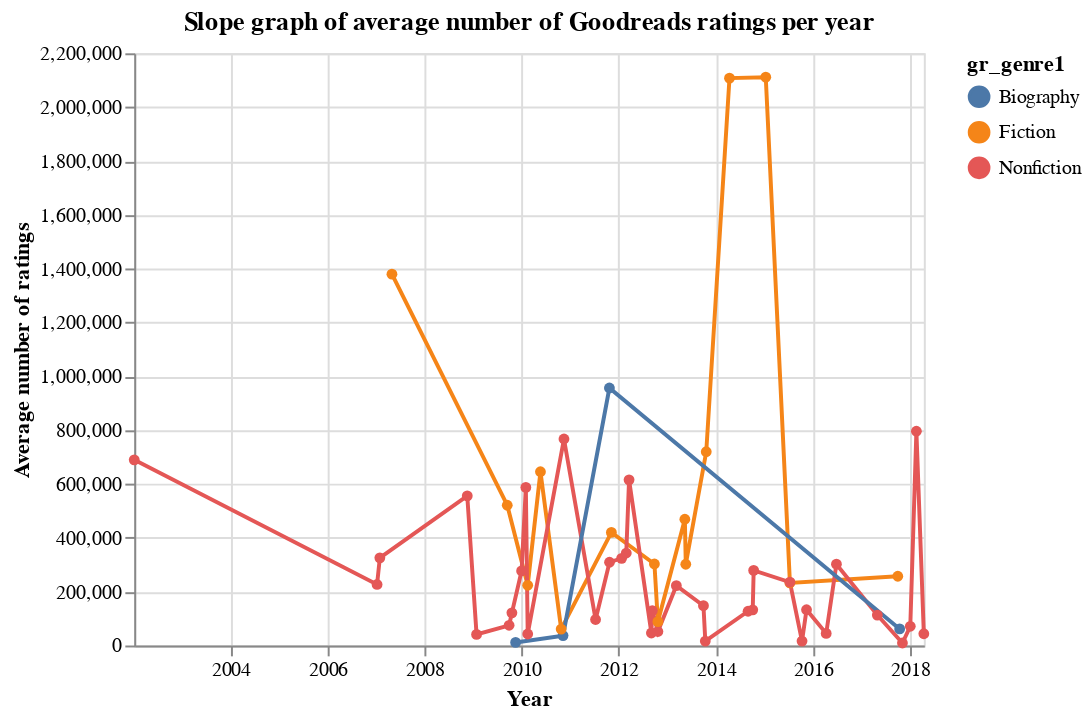

The cell this chart's notebook holds for it:
### Code cell
click = alt.selection_multi(
    fields = ["gr_genre1"], bind = "legend")

slope_graph_gd =  alt.Chart(final, 
    title = "Slope graph of average number of Goodreads ratings per year"
    ).mark_line(opacity=0.5, point=True).add_selection(click).encode(
    alt.X('goodreads_publish_date:T', title = "Year"),
    alt.Y('mean(goodreads_num_ratings):Q', title = "Average number of ratings"),
    alt.Color('gr_genre1:N'),
    alt.Tooltip('gr_genre1:N'), 
    opacity = alt.condition(click, alt.value(1.0), alt.value(0.2))
).properties(
    width={"step": 100} # adjust the step parameter
).transform_filter(
    (datum.gr_genre1 == "Nonfiction") | (datum.gr_genre1 == "Fiction") | (datum.gr_genre1 == "Audiobook") | (datum.gr_genre1 == "Adult") | (datum.gr_genre1 == "Biography")
)
slope_graph_gd

### Figure 1 — Vega-Lite specification as saved in the notebook (floating-point values rounded to 4 significant figures; data arrays with more than 128 entries replaced by an {"elided": "..."} marker saying what was removed)
{"config": {"view": {"continuousWidth": 400, "continuousHeight": 300}}, "data": {"name": "data-32430c9fc5daefd27cebb5637feb4e19"}, "mark": {"type": "line", "opacity": 0.5, "point": true}, "encoding": {"color": {"field": "gr_genre1", "type": "nominal"}, "opacity": {"condition": {"value": 1.0, "selection": "selector023"}, "value": 0.2}, "tooltip": {"field": "gr_genre1", "type": "nominal"}, "x": {"field": "goodreads_publish_date", "title": "Year", "type": "temporal"}, "y": {"aggregate": "mean", "field": "goodreads_num_ratings", "title": "Average number of ratings", "type": "quantitative"}}, "selection": {"selector023": {"type": "multi", "fields": ["gr_genre1"], "bind": "legend"}}, "title": "Slope graph of average number of Goodreads ratings per year", "transform": [{"filter": "(((((datum.gr_genre1 === 'Nonfiction') || (datum.gr_genre1 === 'Fiction')) || (datum.gr_genre1 === 'Audiobook')) || (datum.gr_genre1 === 'Adult')) || (datum.gr_genre1 === 'Biography'))"}], "width": {"step": 100}, "$schema": "https://vega.github.io/schema/vega-lite/v4.17.0.json", "datasets": {"data-32430c9fc5daefd27cebb5637feb4e19": {"elided": "165 records"}}}
